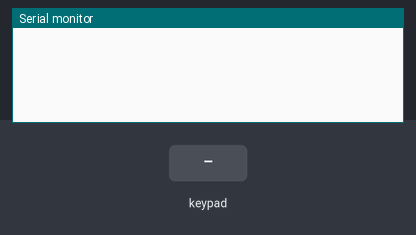
Bench run of a sketch on a simulated Arduino Uno, built with avr-gcc and run on an emulated ATmega328P. On the bench: the last lines printed to the serial monitor. The inputs (shaded band) are chosen by the test bench.

Above: at 1.2 s.
1.3 s: key 'F' pressed
At 2.5 s:
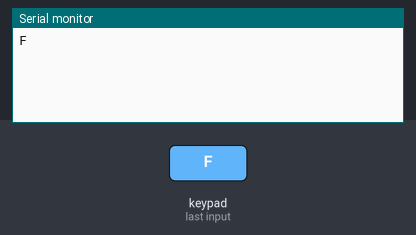
2.8 s: keypad keys 1 3 1 2 1 1 1 0 pressed 0.4 s apart
At 6.8 s:
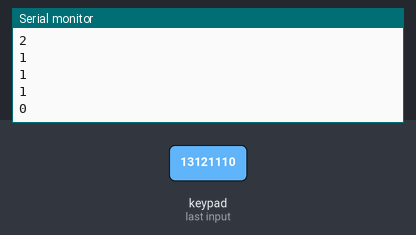
7.5 s: key 'B' pressed
At 8.6 s:
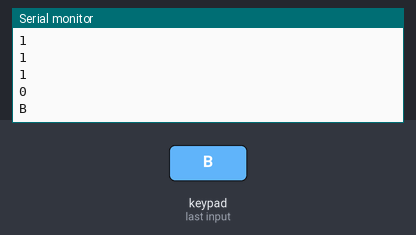
9.0 s: keypad keys 1 3 1 2 1 1 1 0 A pressed 0.4 s apart
At 13.1 s:
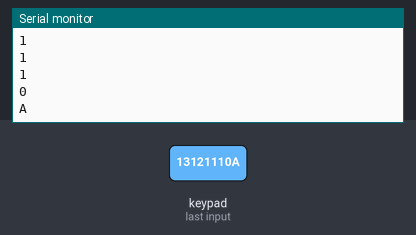
14.1 s: key 'E' pressed
At 14.8 s:
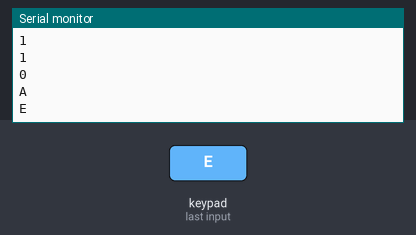
15.6 s: keypad keys 1 3 1 2 1 1 1 0 D pressed 0.4 s apart
At 19.4 s:
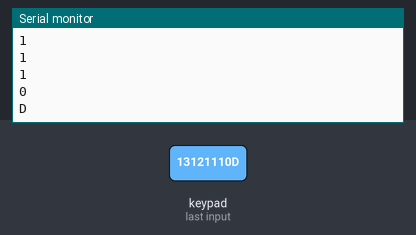
Timing chart, 0 to 20.9 s (numbered marks = the images above; inputs shaded):
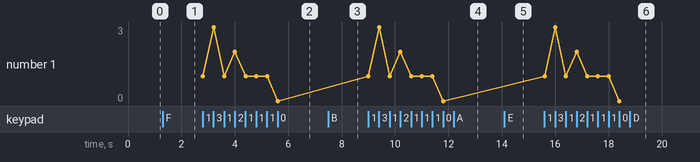

The sketch:

Lab05_1.ino
```cpp
#include<Keypad.h>
const byte rows=4;
const byte cols=4;
char keys[rows][cols]={{'F','B','A','0'},{'E','3','2','1'},
                       {'D','6','5','4'},{'C','9','8','7'}};
byte rowPins[rows]={13,12,11,10};
byte colPins[cols]={9,8,7,6};
Keypad keypad =Keypad( makeKeymap(keys), rowPins,colPins, rows, cols);
void setup() {
  Serial.begin(9600);
}

void loop() {
    char key = keypad.getKey();
    if (key != NO_KEY)
    {
        Serial.println(key);
    }

}
```

Measured:
- after the input at 1.3 s, the serial monitor: prints a new line at once (image 1)
- after the input at 2.8 s, the serial monitor: prints a new line at once (image 2)
- after the input at 7.5 s, the serial monitor: prints a new line at once (image 3)
- after the input at 9.0 s, the serial monitor: prints a new line at once (image 4)
- after the input at 14.1 s, the serial monitor: prints a new line at once (image 5)
- after the input at 15.6 s, the serial monitor: prints a new line at once (image 6)
